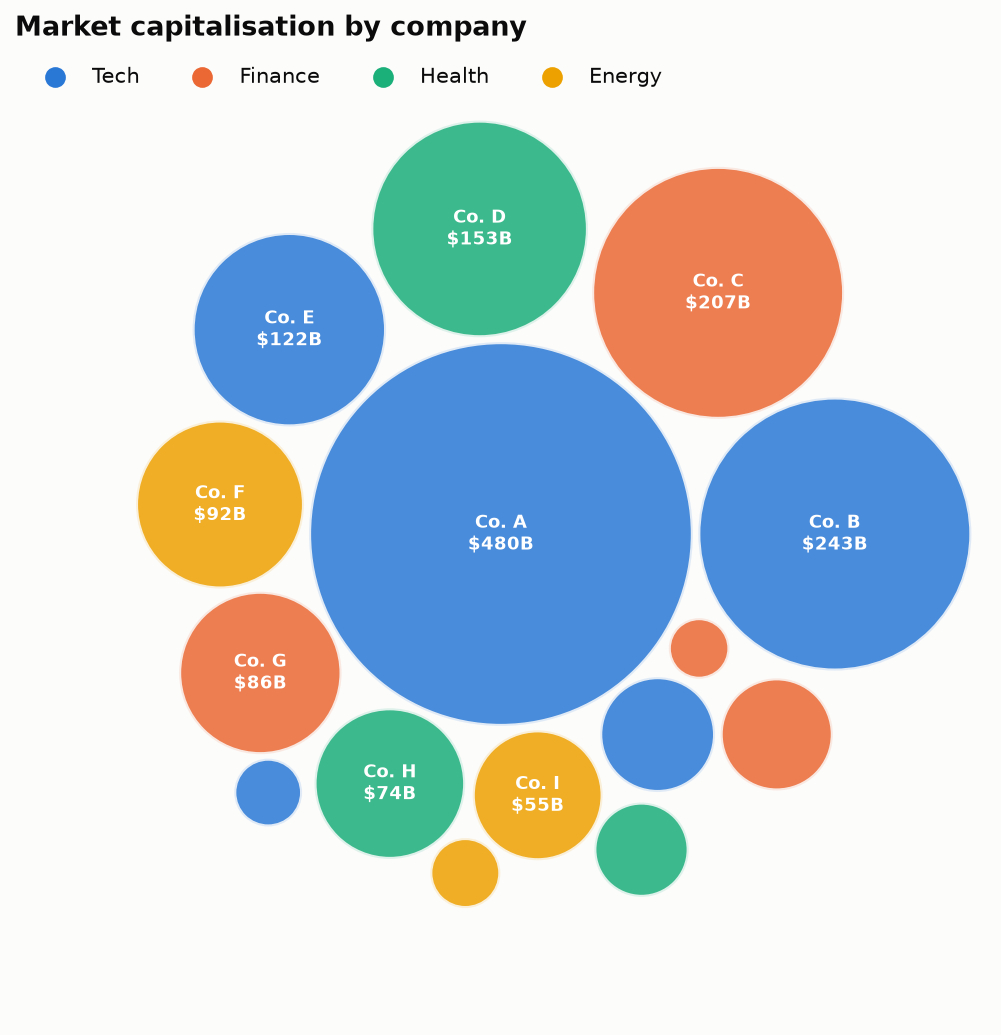

The script that saved this image:
"""
Packed Bubble Chart (proportional symbols)  -  family: Magnitude

DESIGN PURPOSE
Circles sized by value and packed together without axes. It gives a quick,
attractive impression of which items are big and which are small.

WHEN TO USE
  - Show orders of magnitude when values differ greatly (large vs. small
    players)
  - Editorial or overview graphics where precision is secondary

AVOID WHEN
  - Values are close (people cannot compare circle areas precisely)
  - Exact comparison or ranking is needed (use bars)

ALTERNATIVES
  - Treemap
  - Horizontal bar chart

EXAMPLE
Market capitalisation of 15 (fictional) companies.

Run:  python packed_bubbles.py
"""
import sys
from pathlib import Path

import numpy as np
import pandas as pd
import matplotlib.pyplot as plt

# Library style: categorical colors in fixed order, recessive axes, hairline grid.
PALETTE = ["#2a78d6", "#eb6834", "#1baf7a", "#eda100",
           "#e87ba4", "#008300", "#6250d6", "#e34948"]
SEQ_CMAP = "Blues"      # sequential: one hue, light -> dark
DIV_CMAP = "RdBu_r"     # diverging: two opposite hues, neutral midpoint
GRAY = "#b8b7b1"        # de-emphasised marks
plt.rcParams.update({
    "figure.figsize": (8, 4.8), "figure.dpi": 110, "figure.facecolor": "#fcfcfb",
    "axes.facecolor": "#fcfcfb", "axes.edgecolor": "#c9c8c3", "axes.linewidth": 0.8,
    "axes.spines.top": False, "axes.spines.right": False,
    "axes.grid": True, "grid.color": "#e6e5e1", "grid.linewidth": 0.6, "axes.axisbelow": True,
    "axes.prop_cycle": plt.cycler(color=PALETTE),
    "axes.titlesize": 13, "axes.titleweight": "bold", "axes.titlelocation": "left",
    "axes.labelcolor": "#52514e", "xtick.color": "#52514e", "ytick.color": "#52514e",
    "text.color": "#0b0b0b", "font.size": 10, "lines.linewidth": 2,
    "legend.frameon": False,
})

# --- Example data ------------------------------------------------------------
rng = np.random.default_rng(17)
df = pd.DataFrame({"company": [f"Co. {c}" for c in "ABCDEFGHIJKLMNO"],
                   "market_cap_bn": np.sort(rng.lognormal(4.5, 0.9, 15))[::-1].round()})
df["sector"] = ["Tech", "Tech", "Finance", "Health", "Tech", "Energy", "Finance", "Health",
                "Energy", "Tech", "Finance", "Health", "Energy", "Tech", "Finance"]
df.head()

# --- Plot --------------------------------------------------------------------
# simple greedy circle packing: place each circle as close to the center as possible
radii = np.sqrt(df["market_cap_bn"].values / np.pi)
placed = []
for r in radii:
    if not placed:
        placed.append((0.0, 0.0, r)); continue
    best = None
    for ang in np.linspace(0, 2 * np.pi, 180, endpoint=False):
        for dist in np.linspace(0, 60, 400):
            x, y = dist * np.cos(ang), dist * np.sin(ang)
            if all(np.hypot(x - px, y - py) >= r + pr + 0.3 for px, py, pr in placed):
                if best is None or dist < best[0]:
                    best = (dist, x, y)
                break
    placed.append((best[1], best[2], r))
sectors = list(dict.fromkeys(df["sector"]))
fig, ax = plt.subplots(figsize=(7, 7))
for (x, y, r), (_, row) in zip(placed, df.iterrows()):
    c = PALETTE[sectors.index(row["sector"])]
    ax.add_patch(plt.Circle((x, y), r, color=c, alpha=0.85, ec="#fcfcfb", lw=2))
    if r > 4:
        ax.text(x, y, f"{row['company']}\n${row['market_cap_bn']:.0f}B", ha="center",
                va="center", fontsize=8.5, color="white", fontweight="bold")
lim = max(abs(v) + r for x, y, r in placed for v in (x, y)) + 1
ax.set_xlim(-lim, lim); ax.set_ylim(-lim, lim)
ax.set_aspect("equal"); ax.axis("off")
for i, s in enumerate(sectors):
    ax.scatter([], [], color=PALETTE[i], s=80, label=s)
ax.legend(loc="upper left", bbox_to_anchor=(0, 1.0), ncol=4)
ax.set_title("Market capitalisation by company")
fig.tight_layout()

# --- Save / show -------------------------------------------------------------
out = Path(__file__).with_name(Path(__file__).stem + ".png")
fig.savefig(out, dpi=150, bbox_inches="tight")
print(f"saved {out}")
if "--no-show" not in sys.argv:
    plt.show()
